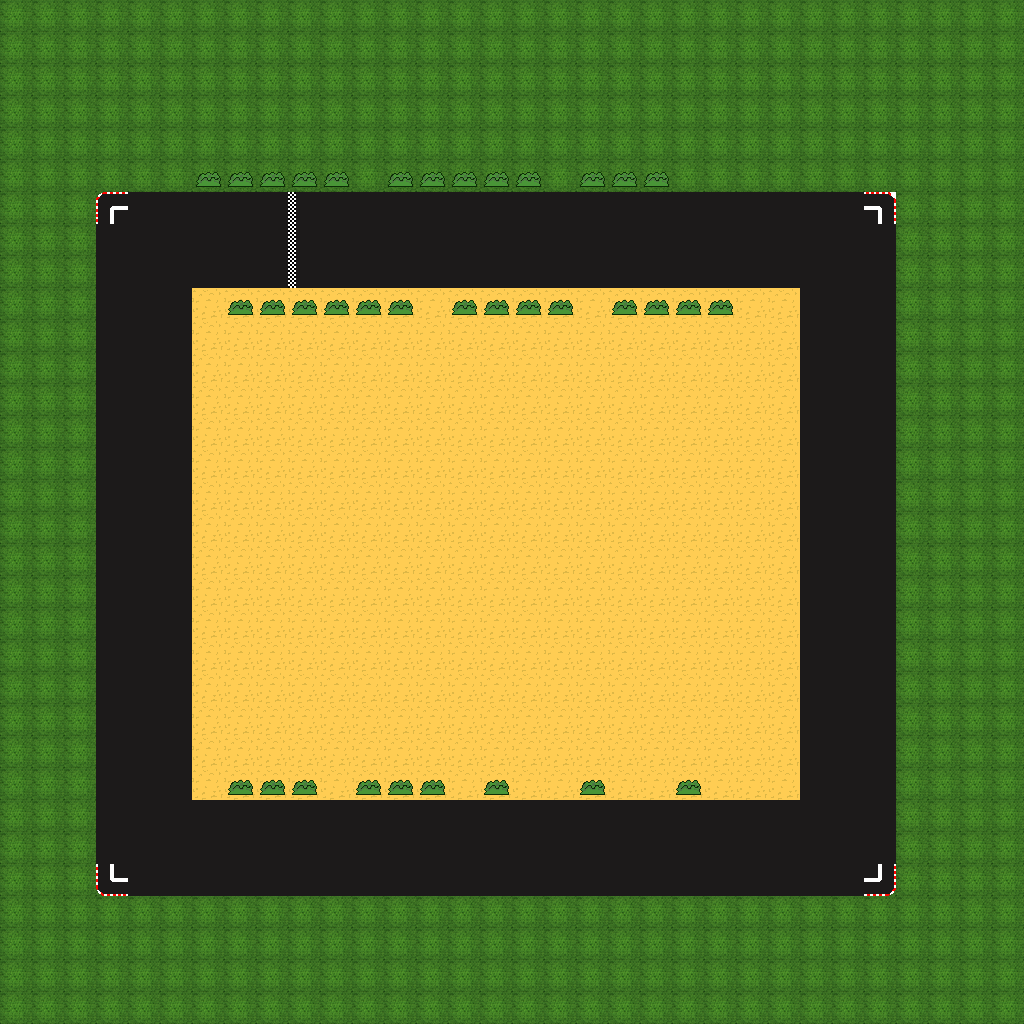

This is a level from a 2D game, rendered from its Tiled map with the project's own tilesets. A one-line summary and the map file follow, with tile-layer data summarised:
An orthogonal 32x32 tile map with 32x32 px tiles, 3 tile layers (Ground, Track, Track EX) and 11 objects.

<map version="1.2" tiledversion="1.3.2" orientation="orthogonal" renderorder="right-down" compressionlevel="-1" width="32" height="32" tilewidth="32" tileheight="32" infinite="0" nextlayerid="5" nextobjectid="13">
 <tileset firstgid="1" name="FinalTilesets" tilewidth="32" tileheight="32" tilecount="9" columns="0">
  <grid orientation="orthogonal" width="1" height="1" />
  <tile id="0">
   <image width="32" height="32" source="Bush.png" />
  </tile>
  <tile id="1">
   <image width="32" height="32" source="FinishLine.png" />
  </tile>
  <tile id="2">
   <image width="32" height="32" source="Grass_Tile.png" />
  </tile>
  <tile id="3">
   <image width="32" height="32" source="RaceCurveDown.png" />
  </tile>
  <tile id="4">
   <image width="32" height="32" source="RaceTrackCurveLeft.png" />
  </tile>
  <tile id="5">
   <image width="32" height="32" source="RaceTrackCurveRight.png" />
  </tile>
  <tile id="6">
   <image width="32" height="32" source="RaceTrackCurveUpRight.png" />
  </tile>
  <tile id="7">
   <image width="32" height="32" source="Road.PNG" />
  </tile>
  <tile id="8">
   <image width="32" height="32" source="Sand.png" />
  </tile>
 </tileset>
 <layer id="1" name="Ground" width="32" height="32">
  <data>[1024 cells, 1024 non-empty, 2 distinct tile ids]</data>
 </layer>
 <layer id="2" name="Track" width="32" height="32">
  <data>[1024 cells, 246 non-empty, 5 distinct tile ids]</data>
 </layer>
 <layer id="3" name="Track EX" width="32" height="32">
  <data>[1024 cells, 39 non-empty, 2 distinct tile ids]</data>
 </layer>
 <objectgroup id="4" name="Collisions">
  <object id="1" x="200.159" y="164.575" width="545.619" height="25.2052" />
  <object id="2" x="226.847" y="290.602" width="554.515" height="28.1706" />
  <object id="4" x="856.978" y="177.919" width="54.8585" height="17.7919" />
  <object id="5" x="894.045" y="189.781" width="34.1012" height="48.9278" />
  <object id="6" x="892.562" y="859.944" width="25.2052" height="41.5145" />
  <object id="7" x="858.461" y="889.597" width="41.5145" height="22.2399" />
  <object id="8" x="194.229" y="754.675" width="567.859" height="42.9972" />
  <object id="9" x="90.4423" y="889.597" width="54.8585" height="35.5839" />
  <object id="10" x="75.6157" y="868.839" width="28.1706" height="28.1706" />
  <object id="11" x="83.029" y="173.471" width="56.3411" height="26.6879" />
  <object id="12" x="74.1331" y="182.367" width="26.6879" height="66.7198" />
 </objectgroup>
</map>